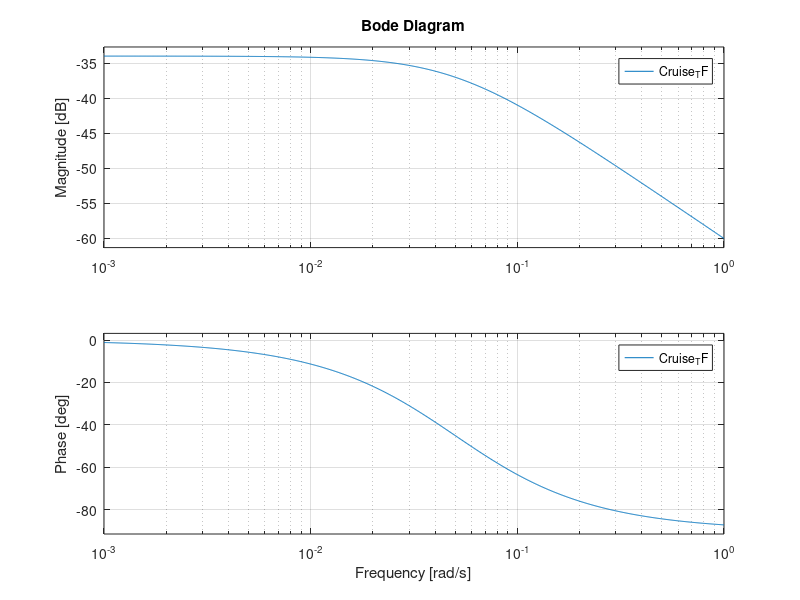

This chart was generated by the following MATLAB code:
clc, clear vars, close all


% initializing State - Space for Cruise system


m = 1000; %kg
b = 50  ; %Ns/m

% state-space

A = -b/m;
B = 1/m;
C = 1;
D = 0;

cruise_ss = ss(A,B,C,D);

s = tf('s');

Cruise_TF = 1/(m*s+b);

u = 500;

step(u*Cruise_TF);

bode(Cruise_TF);
